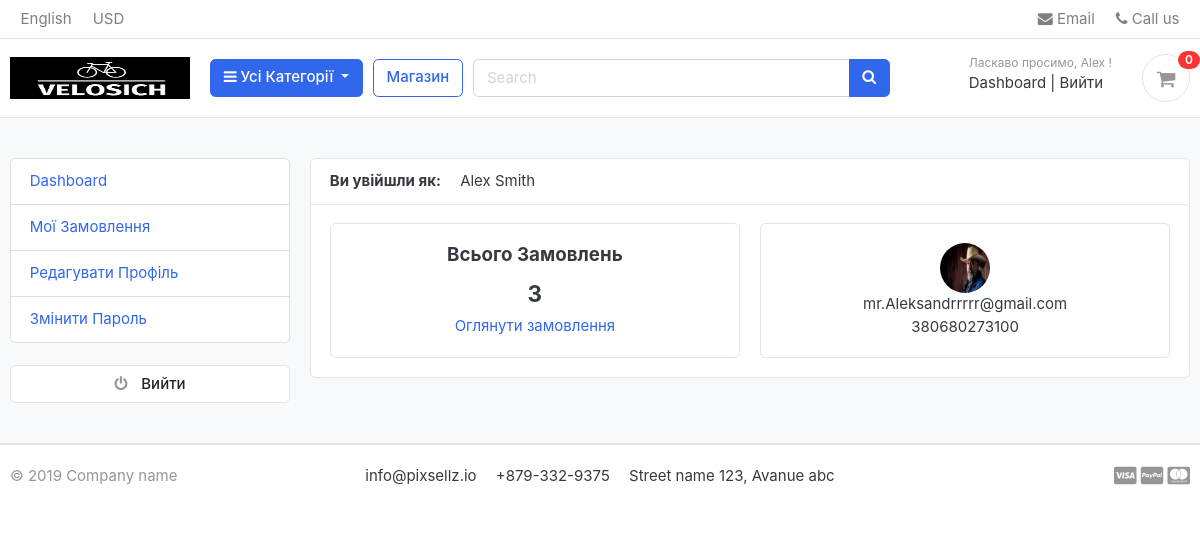
Screenshot of /accounts/dashboard/ (signed in) with the database file from the repository.
### accounts/models.py (models this page shows, shortened)
class Account(AbstractBaseUser):
    first_name = models.CharField(max_length=50)
    last_name = models.CharField(max_length=50)
    username = models.CharField(max_length=50, unique=True)
    email = models.EmailField(max_length=100, unique=True)
    phone_number = models.CharField(max_length=50)
    date_joined = models.DateTimeField(auto_now_add=True)
    last_login = models.DateTimeField(auto_now=True)
    is_admin = models.BooleanField(default=False)
    is_staff = models.BooleanField(default=False)
    is_active = models.BooleanField(default=False)
    is_superadmin = models.BooleanField(default=False)
    USERNAME_FIELD = 'email'
    REQUIRED_FIELDS = ["username", "first_name", "last_name"]
    objects = MyAccountManager()
    def full_name(self):
        return f"{self.first_name} {self.last_name}"

class UserProfile(models.Model):
    user = models.OneToOneField(Account, on_delete=models.CASCADE)
    address_line_1 = models.CharField(blank=True, max_length=100)
    address_line_2 = models.CharField(blank=True, max_length=100)
    profile_picture = models.ImageField(upload_to='userprofile', blank=True)
    city = models.CharField(blank=True, max_length=30)
    state = models.CharField(blank=True, max_length=30)
    country = models.CharField(blank=True, max_length=20)

### accounts/views.py (the view)
# urls.py: path('dashboard/', views.dashboard, name="dashboard"),
@login_required(login_url='login')
def dashboard(request):
    orders = Order.objects.order_by('-created_at').filter(user_id=request.user.id, is_ordered=True)
    orders_count = orders.count()
    userprofile = UserProfile.objects.get(user_id=request.user.id)
    context = {
        "orders_count": orders_count,
        "userprofile": userprofile,
    }
    return render(request, 'accounts/dashboard.html', context)

### carts/context_processors.py (called while the page is built)
def counter(request):
    cart_count = 0
    if "admin" in request.path:
        return {}
    else:
        try:
            cart = Cart.objects.filter(cart_id=_cart_id(request))
            if request.user.is_authenticated:
                cart_items = CartItem.objects.all().filter(user=request.user)
            else:
                cart_items = CartItem.objects.all().filter(cart=cart[:1])
            for cart_item in cart_items:
                cart_count += cart_item.quantity
        except Cart.DoesNotExist:
            cart_count = 0
    return dict(cart_count=cart_count)

### carts/views.py (called while the page is built)
def _cart_id(request):
    cart = request.session.session_key
    if not cart:
        cart = request.session.create()
    return cart

### category/context_processors.py (called while the page is built)
def menu_links(request):
    links = Category.objects.all()
    return dict(links=links)

### category/models.py (called while the page is built)
    def get_url(self):
        return reverse("products_by_category", args=[self.slug])

### templates/accounts/dashboard.html (shortened to what this page needs)
{% extends 'base.html' %}
{% block content %}
<section class="section-conten padding-y bg">
  <div class="container">
    <div class="row">
    {% include 'includes/dashboard_sidebar.html' %}
    <main class="col-md-9">
      <article class="card">
      <header class="card-header">
        <strong class="d-inline-block mr-3">Ви увійшли як:</strong>
        <span>{{ user.full_name }}</span>
      </header>
      <div class="card-body">
        <div class="row">
         <div class="col-md-6">
          <div class="card" style="text-align: center;">
            <div class="card-body">
              <h5 class="card-title">Всього Замовлень</h5>
              <h4>{{ orders_count }}</h4>
              <a href="{% url 'my_orders' %}">Оглянути замовлення</a>
            </div>
          </div>
         </div>
         <div class="col-md-6">
          <div class="card" style="text-align: center;">
            <div class="card-body">
              <img src="{{ userprofile.profile_picture.url }}" alt="User Profile Picture" width="50" height="50" style="border-radius: 50%;">
              <p class="mb-0">{{ user.email }}</p>
              <p>{{ user.phone_number }}</p>
            </div>
          </div>
         </div>
        </div>
      </div>
      </article>
    </main>
  </div>
  </div>
  </section>
{% endblock %}

### templates/includes/navbar.html (shortened to what this page needs)
{% load static %}
<header class="section-header">
  <nav class="navbar p-md-0 navbar-expand-sm navbar-light border-bottom">
  <div class="container">
    <div class="collapse navbar-collapse" id="navbarTop4">
      <ul class="navbar-nav mr-auto">
        <li class="nav-item dropdown">
         <a href="#" class="nav-link">   English </a>
      </li>
      <li class="nav-item dropdown">
        <a href="#" class="nav-link"> USD </a>
      </li>
      </ul>
      <ul class="navbar-nav">
      <li><a href="#" class="nav-link"> <i class="fa fa-envelope"></i> Email </a></li>
      <li><a href="#" class="nav-link"> <i class="fa fa-phone"></i> Call us </a></li>
    </ul>
    </div>
  </div>
  </nav>
  <section class="header-main border-bottom">
    <div class="container">
  <div class="row align-items-center">
    <div class="col-lg-2 col-md-3 col-6">
      <a href="{% url 'home' %}" class="brand-wrap">
        <img class="logo" src="{% static 'images/logo-white.png' %}" style="width: 180px;" alt="logo">
      </a>
    </div>
    <div class="col-lg col-sm col-md col-6 flex-grow-0">
      <div class="category-wrap dropdown d-inline-block float-right">
        <button type="button" class="btn btn-primary dropdown-toggle" data-toggle="dropdown">
          <i class="fa fa-bars"></i> Усі Категорії
        </button>
      </div>
    </div>
    <a href="{% url 'store' %}" class="btn btn-outline-primary">Магазин</a>
    <div class="col-lg  col-md-6 col-sm-12 col">
      <form action="{% url 'search' %}" class="search" method="GET">
        <div class="input-group w-100">
            <input type="text" class="form-control" style="width:60%;" placeholder="Search" name="keyword">
            <div class="input-group-append">
              <button class="btn btn-primary" type="submit">
                <i class="fa fa-search"></i>
              </button>
            </div>
          </div>
      </form>
    </div>
    <div class="col-lg-3 col-sm-6 col-8 order-2 order-lg-3">
          <div class="d-flex justify-content-end mb-3 mb-lg-0">
            {% if user.id is None %}
            <div class="widget-header">
              <small class="title text-muted">Ласкаво просимо, гість!</small>
              <div>
                <a href="{% url 'login' %}">Увійти</a> <span class="dark-transp"> | </span>
                <a href="{% url 'register' %}"> Зареєструватися</a>
              </div>
            </div>
            {% else %}
            <div class="widget-header">
              <small class="title text-muted">Ласкаво просимо, {{user.first_name}} !</small>
              <div>
                <a href="{% url 'dashboard' %}">Dashboard</a> <span class="dark-transp"> | </span>
                <a href="{% url 'logout' %}"> Вийти</a>
              </div>
            </div>
            {% endif %}
            <a href="{% url 'cart' %}" class="widget-header pl-3 ml-3">
              <div class="icon icon-sm rounded-circle border"><i class="fa fa-shopping-cart"></i></div>
              <span class="badge badge-pill badge-danger notify">{{ cart_count }}</span>
            </a>
          </div>
        </div>
  </div>
    </div>
  </section>
  </header>

### static/css/ui.css (style rules this page uses)
html { font-family: "Inter", sans-serif; font-size: 15px; }
.icon-xs, .icon-sm, .icon-md, .icon-lg { display: inline-block; text-align: center; flex-shrink: 0; flex-grow: 0; }
.icon-sm { width: 48px; height: 48px; line-height: 48px !important; font-size: 20px; }
.padding-y { padding-top: 40px; padding-bottom: 40px; }
article:after, .form-group:after { display: block; clear: both; content: ""; }
.bg { background-color: #f8f9fa; }
p:last-child { margin-bottom: 0; }
.header-main { position: relative; padding-top: 1rem; padding-bottom: 1rem; }
.brand-wrap .logo, .navbar-brand .logo { margin-right: 7px; max-height: 42px; display: inline-block; }
.widget-header { display: inline-block; vertical-align: middle; position: relative; }
.widget-header a { color: #343a40; }
.widget-header i { color: #969696; }
.widget-header .title { display: block; }
.widget-header .notify { position: absolute; top: -3px; right: -10px; }
.notify { position: absolute; top: -4px; right: -10px; display: inline-block; padding: 0.25em 0.6em; font-size: 12px; line-height: 1; text-align: center; border-radius: 3rem; color: #fff; background-color: #fa3434; }

### rows the page displays
Account: first_name "Alex", full_name "Alex Smith", email "mr.Aleksandrrrrr@gmail.com", phone_number "380680273100"
UserProfile: profile_picture (picture)

### other values shown
{{ cart_count }} "0"
{{ orders_count }} "3"
